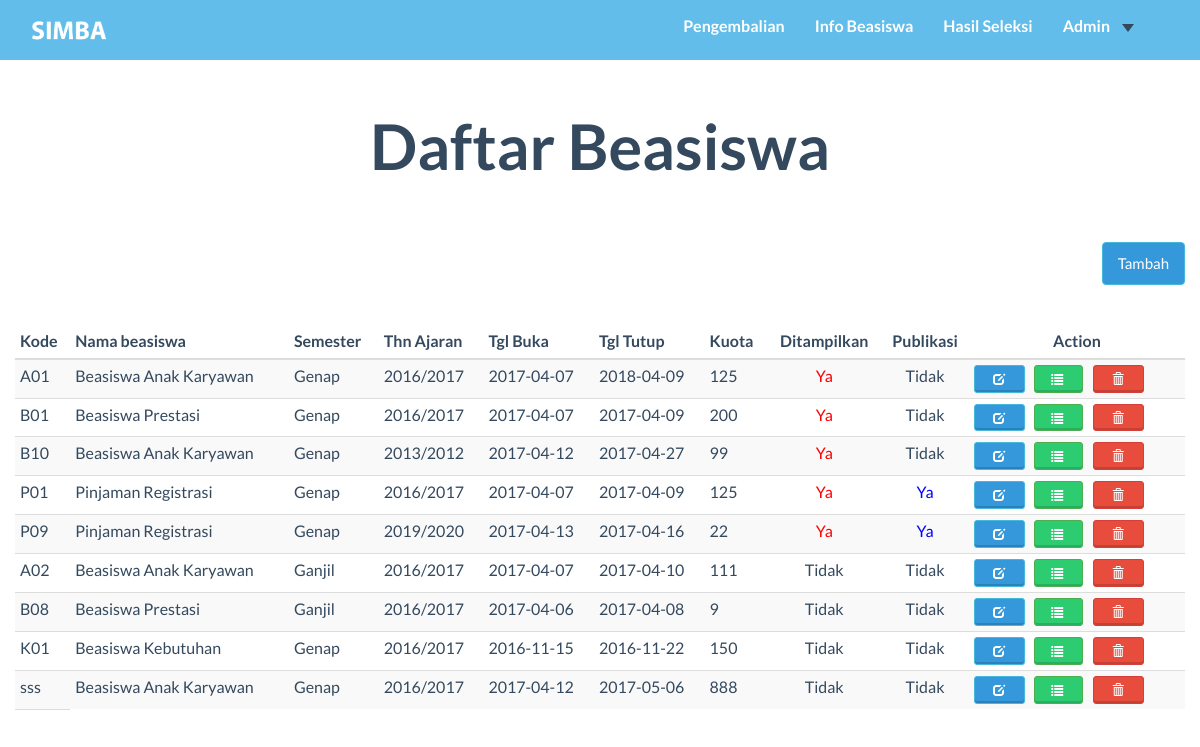
The page /user_admin/Index.php on the database as committed earlier.
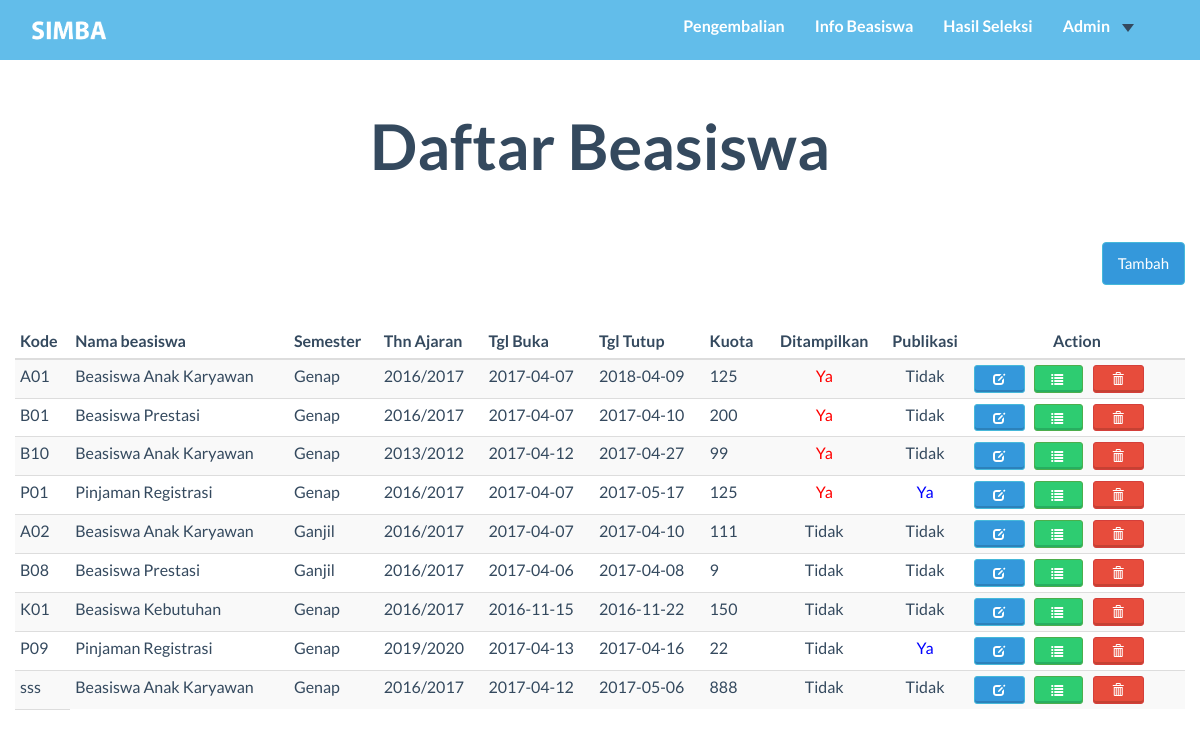
The same page on the database as committed later.
### tables this page shows
CREATE TABLE `beasiswa` (
  `kd_bsw` char(3) NOT NULL,
  `nama_bsw` varchar(99) NOT NULL,
  `semt` char(6) NOT NULL,
  `thn_ajar` char(9) NOT NULL,
  `tgl_buka` date NOT NULL,
  `tgl_tutup` date NOT NULL,
  `kuota` int(11) NOT NULL,
  `isTampil` tinyint(1) NOT NULL,
  `Keterangan` mediumtext NOT NULL,
  `isPublish` tinyint(1) NOT NULL DEFAULT '0'
);

### user_admin/Index.php (the view, shortened to what this page needs)
<?php
Include("../function/koneksi.php");
$getDataBsw=mysqli_query($koneksi,"SELECT * FROM beasiswa ORDER BY isTampil DESC");
?>
<!DOCTYPE HTML>
<html>
<head>
  <link href="../css/bootstrap.min.css" rel="stylesheet">
  <link rel="stylesheet" href="https://maxcdn.bootstrapcdn.com/bootstrap/3.3.7/css/bootstrap.min.css">
  <link href="../font-awesome/css/font-awesome.min.css" rel="stylesheet">
  <link href="../css/general.css" rel="stylesheet">
  <link href="../css/custom.css" rel="stylesheet">
  <link href="../css/owl.carousel.css" rel="stylesheet">
  <link href="../css/owl.theme.css" rel="stylesheet">
  <link href="../css/style.css" rel="stylesheet">
  <link href="../css/animate.css" rel="stylesheet">
  <link rel="stylesheet" href="../css/magnific-popup.css">
</head>
<body>
  <nav class="navbar-default" role="navigation" style="position: fixed; top: 0px;">
    <div class="container">
      <a class="" href="index.php">
        <img src="../img/logo2.png" height="45px" style="margin-top:8px; margin-left:0" id="logo"/>
      </a>
      <div class="collapse navbar-collapse navbar-right navbar-ex1-collapse stuckMenu">
        <ul class="nav navbar-nav">
          <li class="menuItem"><a href="Cicilan.php">Pengembalian </a></li>
          <li class="menuItem"><a href="../index.php#infoBeasiswa">Info Beasiswa </a></li>
          <li class="menuItem"><a href="../index.php#hasilSeleksi">Hasil Seleksi </a></li>
          <li class="menuItem dropdown">
            <a class="dropdown-toggle" data-toggle="dropdown" href="#">Admin<span class="caret"></span></a>
          </li>
        </ul>
      </div>
    </div>
  </nav>
  <div class="container">
    <div class="row">
      <br/>  <br/><br/>
      <h2 class="text-center">Daftar Beasiswa</h2>
      <br/><br/>
      <a href="form_create_beasiswa.php" class="btn btn-info pull-right">Tambah </a>
      <br/><br/><br/>
      <table class="table-striped table table-condensed">
        <thead class="text-center">
          <th>Kode</th>
          <th>Nama beasiswa</th>
          <th>Semester</th>
          <th>Thn Ajaran</th>
          <th>Tgl Buka</th>
          <th>Tgl Tutup</th>
          <th>Kuota</th>
          <th class="text-center">Ditampilkan</th>
          <th class="text-center">Publikasi</th>
          <th class="text-center">Action</th>
        </thead>
        <tbody>
          <?php
          while ($rowBsw= mysqli_fetch_array($getDataBsw)){
            $ketTampil="Tidak";
            $warna="#34495e";
            if($rowBsw['isTampil']==1){
              $ketTampil="Ya";
              $warna="red";
            }
            if($rowBsw['isPublish']==1){
              $ketTampil1="Ya";
              $warna1="blue";
            }
            elseif ($rowBsw['isPublish']==0) {
              $ketTampil1="Tidak";
              $warna1="34495e";
            }
            $isAnakKar = "";
            $isBswPres = "";
            $isBesKeb = "";
            $isPinReg = "";
            if($rowBsw['nama_bsw']=="Beasiswa Anak Karyawan"){
                $isAnakKar="selected";
            }elseif($rowBsw['nama_bsw']=="Beasiswa Prestasi"){
                $isBswPres="selected";
            }
            elseif($rowBsw['nama_bsw']=="Beasiswa Kebutuhan"){
                $isBesKeb="selected";
            }
            elseif($rowBsw['nama_bsw']=="Pinjaman Registrasi"){
                $isPinReg="selected";
            }
            $isSemtGenap ="";
            $isSemtGanjil="";
            if($rowBsw['semt']=="Genap"){
                $isSemtGenap="selected";
            }elseif($rowBsw['semt']=="Ganjil"){
                $isSemtGanjil="selected";
            }
            $isTampilvalue="";
            $isNotTampilvalue="";
            if($rowBsw['isTampil'])
            {
                $isTampilvalue="checked";
            }else{
                $isNotTampilvalue="checked";
            }
            echo'
            <tr>
            <td>'.$rowBsw['kd_bsw'].'</td>
            <td>'.$rowBsw['nama_bsw'].'</td>
            <td>'.$rowBsw['semt'].'</td>
            <td>'.$rowBsw['thn_ajar'].'</td>
            <td>'.$rowBsw['tgl_buka'].'</td>
            <td>'.$rowBsw['tgl_tutup'].'</td>
            <td>'.$rowBsw['kuota'].'</td>
            <td class="text-center" style="color:'.$warna.'">'.$ketTampil.'</td>
            <td class="text-center" style="color:'.$warna1.'">'.$ketTampil1.'</td>
            <td>
            <button type="button" class="btn btn-embossed btn-info btn-xs" style="padding-right:-20"data-toggle="modal" data-target="#myModal'.$rowBsw['kd_bsw'].'"> &nbsp &nbsp <span class="	glyphicon glyphicon-edit"></span></button>
            <a href="detail_pendaftar.php?kd_bsw='.$rowBsw['kd_bsw'].'" class="btn btn-success btn-embossed btn-xs" style="text-decoration: none">&nbsp &nbsp<span class="glyphicon glyphicon-list"></span></a>
            <button type="button" class="btn btn-embossed btn-danger btn-xs" style="padding-right:-20"data-toggle="modal" data-target="#delModal'.$rowBsw['kd_bsw'].'"> &nbsp &nbsp <span class="	glyphicon glyphicon-trash"></span></button>
            <div id="delModal'.$rowBsw['kd_bsw'].'" class="modal fade " role="dialog">
                    <a href="delete_beasiswa.php?kd_bsw='.$rowBsw['kd_bsw'].'" class="btn btn-danger btn-embossed btn-sm" style="text-decoration: none">Delete</a>
            </div>
            <div class="modal fade" id="myModal'.$rowBsw['kd_bsw'].'" role="dialog">
                      <input type="text" class="form-control" id="kd_bsw" name="kd_bsw" value="'.$rowBsw['kd_bsw'].'">
                        <option value="Beasiswa Anak Karyawan"'.$isAnakKar.'>Beasiswa Anak Karyawan</option>
                        <option value="Beasiswa Prestasi"'.$isBswPres.'>Beasiswa Prestasi</option>
                        <option value="Beasiswa Kebutuhan"'.$isBesKeb.'>Beasiswa Kebutuhan</option>
                        <option value="Pinjaman Registrasi"'.$isPinReg.'>Pinjaman Registrasi</option>
                          <option value="Genap"'.$isSemtGenap.' >Genap</option>
                          <option value="Ganjil"'.$isSemtGanjil.'>Ganjil</option>
                        <input type="text" class="form-control" id="thn_ajar" name="thn_ajar" value="'.$rowBsw['thn_ajar'].'">
                        <input type="date" class="form-control" id="mulai" name="mulai" value="'.$rowBsw['tgl_buka'].'">
                        <input type="date" class="form-control" id="tutup" name="tutup" value="'.$rowBsw['tgl_tutup'].'">
                        <input type="text" class="form-control" id="kuota" name="kuota" value="'.$rowBsw['kuota'].'">
                          <label ><input type="radio" name="tampil" value="1"'.$isTampilvalue.'>&nbsp Ya &nbsp &nbsp </label>
                          <label ><input type="radio" name="tampil" value="0"'.$isNotTampilvalue.'>&nbsp Tidak</label>
                        <input type="text" class="form-control" id="ket" name="ket" value="'.$rowBsw['Keterangan'].'">
            </div>
            </tr>
            ';
          }
          ?>
          <td>
          </div>
</div>
</body>
</html>

### css/general.css (style rules this page uses)
#logo { float: left; position: absolute;; }
body, html { height: 100%; width: 100%; overflow-x:hidden; }
.glyphicon { margin-right: 10px; }
.navbar-default { position: relative; min-height: 60px; width: 100%; z-index: 999; }
.navbar-default .navbar-nav>li>a { color: #ffffff; }

### css/custom.css (style rules this page uses)
li a, .dropbtn { display: inline-block; color: white; text-align: center; padding: 14px 16px; text-decoration: none; }
li.dropdown { display: inline-block; }
.table th, .table td { padding: 8px 12px; }

Rows that differ between the two databases and show on the page:
changed beasiswa "B01": tgl_tutup "2017-04-09" → "2017-04-10"
changed beasiswa "P01": tgl_tutup "2017-04-09" → "2017-05-17"
changed beasiswa "P09": isTampil "Ya" → "Tidak"; moves down the list
